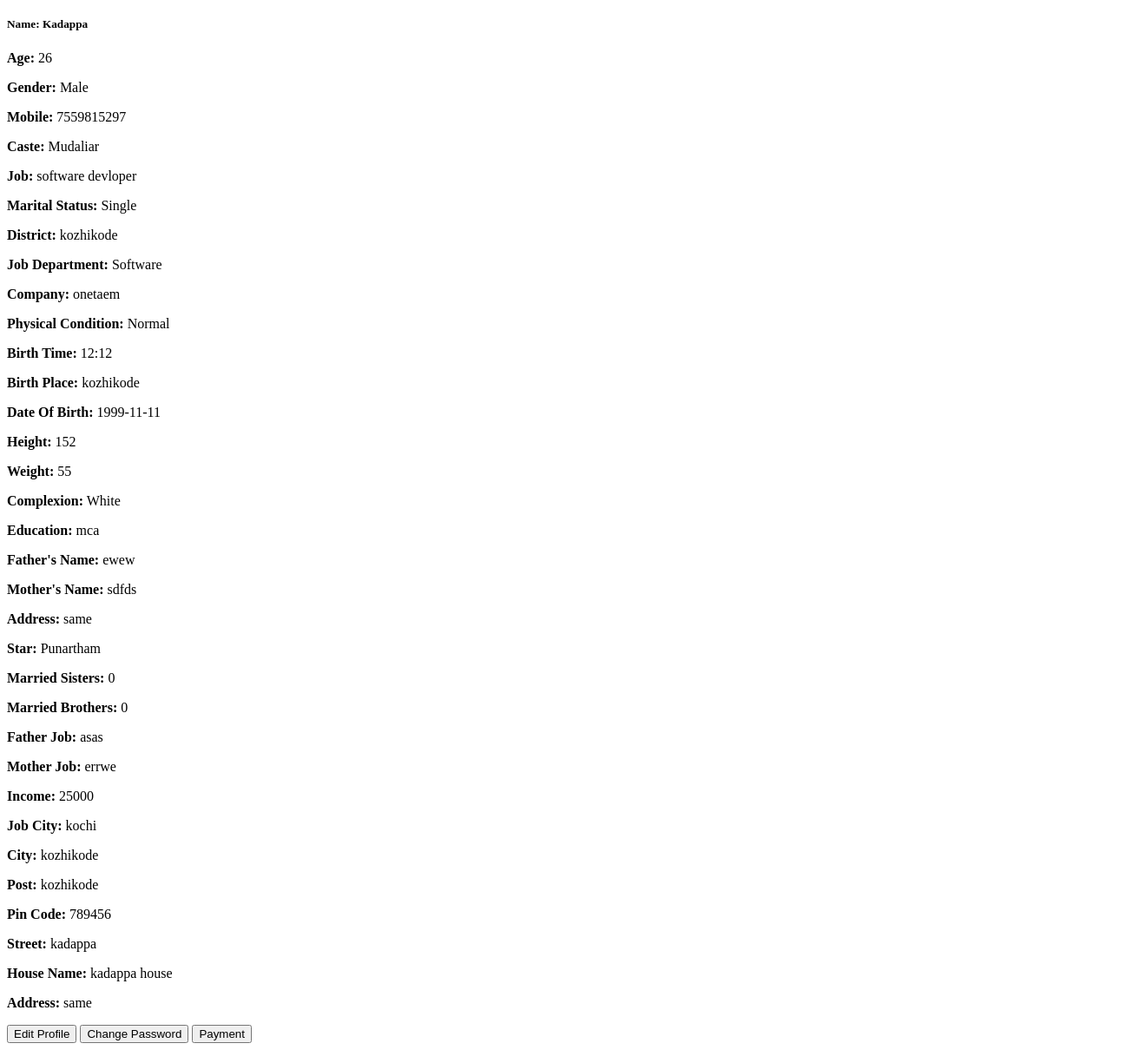
/customers/2/ (lower part), run on an earlier commit of the app's database.
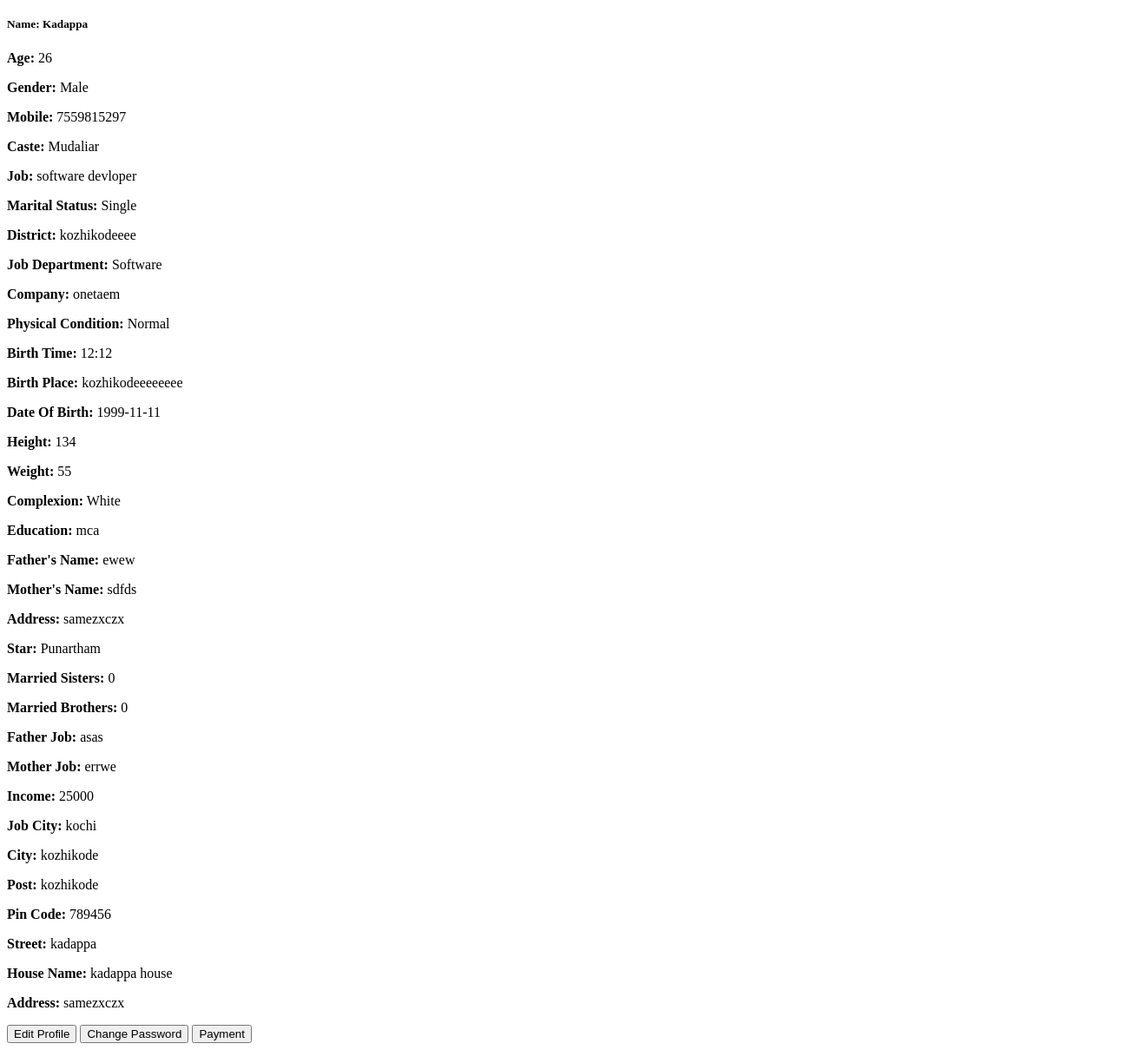
And on a later commit of the database.
### accounts/models.py (models this page shows, shortened)
class Customer(models.Model):
    user = models.OneToOneField(User, related_name="customer_profile", on_delete=models.CASCADE, blank=True, null=True)
    CASTE_CHOICES = (
        ("Mudaliar", "Mudaliar"),
        ("Chetty", "Chetty"),
        ("Devanga", "Devanga"),
        ("Ezhavas_Thiyas", "Ezhavas & Thiyas"),
        ("Thandan", "Thandan"),
    )
    MARITAL_STATUS_CHOICES = (
        ("Single", "Single"),
        ("Divorced", "Divorced"),
    )
    STAR_CHOICES = (
        ("Aswathi", "Aswathi"),
        ("Bharani", "Bharani"),
        ("Karthika", "Karthika"),
        ("Rohini", "Rohini"),
        ("Makayiram", "Makayiram"),
        ("Thiruvathira", "Thiruvathira"),
        ("Punartham", "Punartham"),
        ("Pooyam", "Pooyam"),
        ("Aayilyam", "Aayilyam"),
        ("Makam", "Makam"),
        ("Pooram", "Pooram"),
        ("Uthram", "Uthram"),
        ("Atham", "Atham"),
        ("Chittira", "Chittira"),
        ("Chothi", "Chothi"),
        ("Vishakam", "Vishakam"),
        ("Anizham", "Anizham"),
        ("Thiruketta", "Thiruketta"),
        ("Moolam", "Moolam"),
        ("Pooradam", "Pooradam"),
        ("Uthradam", "Uthradam"),
        ("Thiruvonam", "Thiruvonam"),
        ("Avittam", "Avittam"),
        ("Chathayam", "Chathayam"),
        ("Pooruruttathi", "Pooruruttathi"),
        ("Uthrattathi", "Uthrattathi"),
        ("Revathi", "Revathi"),
    )
    father_name = models.CharField(max_length=256, blank=True, null=True)
    age = models.IntegerField(blank=True, null=True)
    gender = models.CharField(max_length=256, blank=True, null=True)
    contact_no = models.CharField(max_length=10, blank=True, null=True)
    description = models.CharField(max_length=256, blank=True, null=True)
    profile_image = models.ImageField(upload_to="profile_images/", null=True, blank=True)
    id_proof = models.CharField(max_length=256, blank=True, null=True)
    address = models.CharField(max_length=300, blank=True, null=True)
    star = models.CharField(max_length=50, choices=STAR_CHOICES, blank=True, null=True)
    married_sisters = models.CharField(max_length=250, blank=True, null=True)
    married_brothers = models.CharField(max_length=250, blank=True, null=True)
    no_sisters = models.CharField(max_length=250, blank=True, null=True)
    no_brothers = models.CharField(max_length=250, blank=True, null=True)
    mother_job = models.CharField(max_length=250, blank=True, null=True)
    father_job = models.CharField(max_length=250, blank=True, null=True)
    mother_name = models.CharField(max_length=250, blank=True, null=True)
    landline_no = models.IntegerField(blank=True, null=True)
    year = models.CharField(max_length=250, blank=True, null=True)
    school = models.CharField(max_length=250, blank=True, null=True)
    education = models.CharField(max_length=250, blank=True, null=True)
    income = models.CharField(max_length=250, blank=True, null=True)
    job_city = models.CharField(max_length=250, blank=True, null=True)
    job_department = models.CharField(max_length=250, blank=True, null=True)
    company = models.CharField(max_length=250, blank=True, null=True)
    job = models.CharField(max_length=250, blank=True, null=True)
    caste = models.CharField(max_length=250, choices=CASTE_CHOICES, blank=True, null=True)
    marital_status = models.CharField(max_length=50, choices=MARITAL_STATUS_CHOICES, blank=True, null=True)
    physical_condition = models.CharField(max_length=250, blank=True, null=True)
    weight = models.CharField(max_length=250, blank=True, null=True)
    complexion = models.CharField(max_length=250, blank=True, null=True)
    height = models.CharField(max_length=250, blank=True, null=True)
    time_birth = models.CharField(max_length=250, blank=True, null=True)
    place_birth = models.CharField(max_length=250, blank=True, null=True)
    dob = models.CharField(max_length=250, blank=True, null=True)
    district = models.CharField(max_length=250, blank=True, null=True)
    city = models.CharField(max_length=250, blank=True, null=True)
    post = models.CharField(max_length=250, blank=True, null=True)
    pin_code = models.CharField(max_length=250, blank=True, null=True)
    street = models.CharField(max_length=250, blank=True, null=True)
    house_name = models.CharField(max_length=250, blank=True, null=True)
    STATUS_CHOICES = (
        (0, "Pending"),
        (1, "Approved"),
    )
    status = models.IntegerField(choices=STATUS_CHOICES, default=0)
    is_active= models.BooleanField(default=True)
    created = models.DateTimeField(auto_now_add=True, blank=True, null=True)
    updated = models.DateTimeField(auto_now=True, blank=True, null=True)
    dosham = models.CharField(max_length=50, blank=True, null=True)

class User(AbstractUser):
    is_superadmin = models.BooleanField(default=False)
    is_customer = models.BooleanField(default=False)

### accounts/views.py (the view)
# urls.py: path('customers/<int:pk>/', views.CustomerDetailView.as_view(), name='customer_detail'),
class CustomerDetailView(DetailView):
    model = Customer
    template_name = 'super_admin/customer_detail.html'
    context_object_name = 'customer'

### templates/super_admin/customer_detail.html (shortened to what this page needs)
<h5>Name: {{ customer.user.first_name }} {{ customer.user.last_name }}</h5>
<p><strong>Age:</strong> {{ customer.age }}</p>
<p><strong>Gender:</strong> {{ customer.gender }}</p>
<p><strong>Mobile:</strong> {{ customer.contact_no }}</p>
<p><strong>Caste:</strong> {{ customer.caste }}</p>
<p><strong>Job:</strong> {{ customer.job }}</p>
<p><strong>Marital Status:</strong> {{ customer.marital_status }}</p>
<p><strong>District:</strong> {{ customer.district }}</p>
<p><strong>Job Department:</strong> {{ customer.job_department }}</p>
<p><strong>Company:</strong> {{ customer.company }}</p>
<p><strong>Physical Condition:</strong> {{ customer.physical_condition }}</p>
<p><strong>Birth Time:</strong> {{ customer.time_birth }}</p>
<p><strong>Birth Place:</strong> {{ customer.place_birth }}</p>
<p><strong>Date Of Birth:</strong> {{ customer.dob }}</p>
<div class="col-md-6">
    <p><strong>Height:</strong> {{ customer.height }}</p>
    <p><strong>Weight:</strong> {{ customer.weight }}</p>
    <p><strong>Complexion:</strong> {{ customer.complexion }}</p>
    <p><strong>Education:</strong> {{ customer.education }}</p>
    <p><strong>Father's Name:</strong> {{ customer.father_name }}</p>
    <p><strong>Mother's Name:</strong> {{ customer.mother_name }}</p>
    <p><strong>Address:</strong> {{ customer.address }}</p>
    <p><strong>Star:</strong> {{ customer.star }}</p>
    <p><strong>Married Sisters:</strong> {{ customer.married_sisters }}</p>
    <p><strong>Married Brothers:</strong> {{ customer.married_brothers }}</p>
    <p><strong>Father Job:</strong> {{ customer.father_job }}</p>
    <p><strong>Mother Job:</strong> {{ customer.mother_job }}</p>
    <p><strong>Income:</strong> {{ customer.income }}</p>
    <p><strong>Job City:</strong> {{ customer.job_city }}</p>
    <p><strong>City:</strong> {{ customer.city }}</p>
    <p><strong>Post:</strong> {{ customer.post }}</p>
    <p><strong>Pin Code:</strong> {{ customer.pin_code }}</p>
    <p><strong>Street:</strong> {{ customer.street }}</p>
    <p><strong>House Name:</strong> {{ customer.house_name }}</p>
    <p><strong>Address:</strong> {{ customer.address }}</p>
    <button id="editBtn" class="btn btn-primary mt-3">Edit Profile</button>
   <button id="changePasswordBtn" class="btn btn-warning mt-3" data-customer="{{ customer.id }}">
    Change Password
</button>
    <button id="paymentBtn" class="btn btn-primary mt-3" data-customer="{{ customer.id }}">
    Payment
</button>

What changed in the data, as far as the page shows it:
changed Customer "Male": district "kozhikode" → "kozhikodeeee"; place_birth "kozhikode" → "kozhikodeeeeeeee"; height "152" → "134"; address "same" → "samezxczx"
